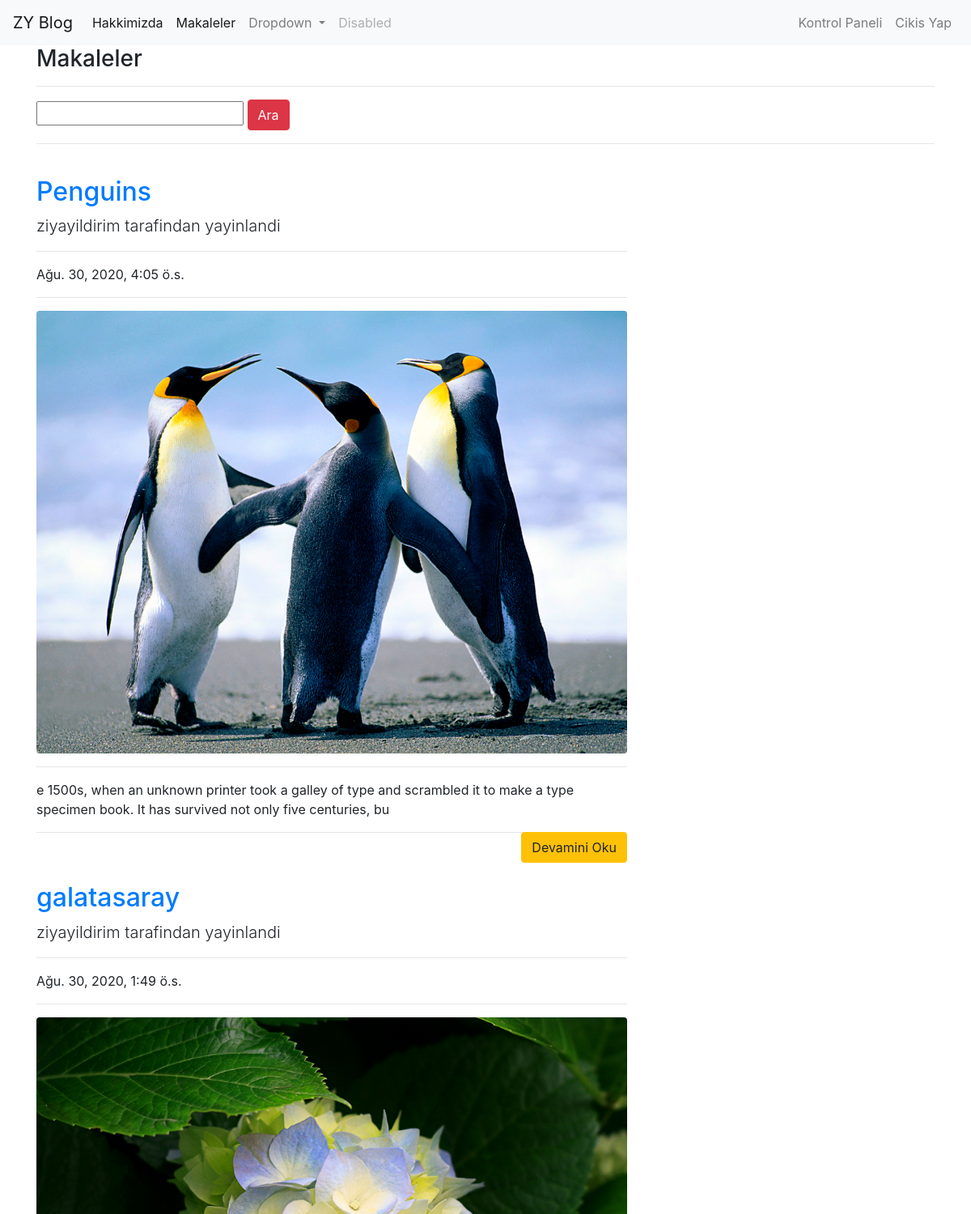
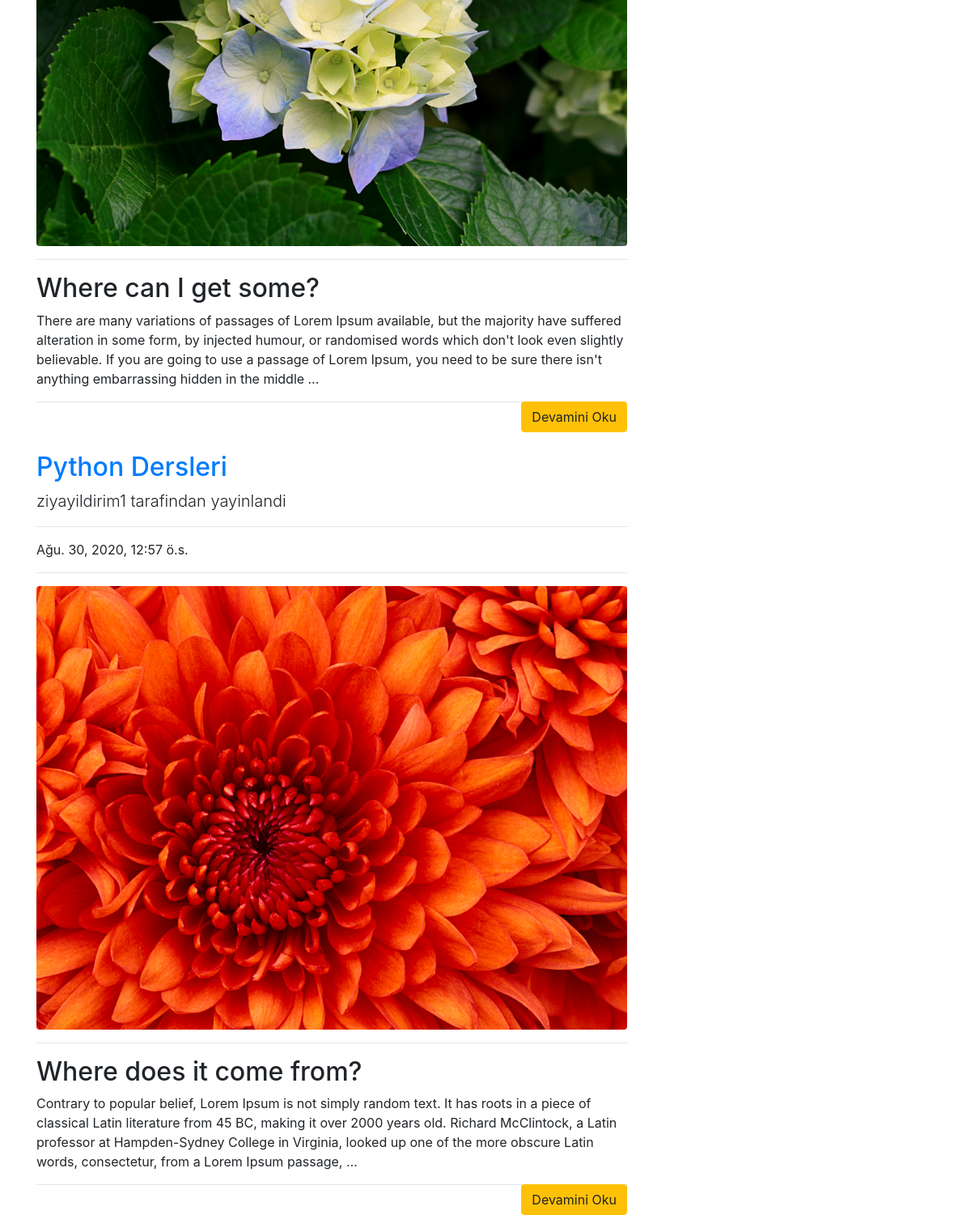
Screenshot of /articles/ (signed in) with the database file from the repository (2 pictures, top to bottom).
### article/models.py (models this page shows, shortened)
class Article(models.Model):
    author = models.ForeignKey('auth.User', on_delete = models.CASCADE, verbose_name='Yazar')
    title  = models.CharField(max_length=50, verbose_name='Baslik')
    content = RichTextField()
    created_date = models.DateTimeField(auto_now_add=True,verbose_name='Olusturulma Tarihi')
    article_image = models.FileField(blank = True, null = True, verbose_name = 'Makaleye Fotograf Ekleyin')
    class Meta:
        ordering = ['-created_date']

### article/views.py (the view)
# urls.py: path('',views.articles, name = 'articles'),
def articles(request):
    keyword = request.GET.get('keyword')
    if keyword:
        articles = Article.objects.filter(title__contains = keyword)
        return render(request, 'articles.html', {'articles':articles})
    articles = Article.objects.all()
    return render(request, 'articles.html', {'articles': articles})

### templates/articles.html (shortened to what this page needs)
{% extends 'layout.html' %}
{% block body %}
    <h3>Makaleler</h3>
    <hr>
    <form>
        <input type="text" name="keyword" class="input-sm">
        <button class="btn btn-danger" type="submit">Ara</button>
    </form>
    <hr>
    {% if articles %}
        {% for article in articles %}
        <div class="row">
            <div class="col-lg-8">
                <a href="{% url 'article:detail' article.id %}"> <h2 class="mt-4">{{article.title}}</h2></a>
                <p class="lead">
                    {{article.author.username}} tarafindan yayinlandi
                </p>
                <hr>
                <p>{{article.created_date}}</p>
                <hr>
                {% if article.article_image %}
                  <a href="{% url 'article:detail' article.id %}">
                    <img class="img-fluid rounded" src="{{article.article_image.url}}" alt="">
                  </a>
                {% endif %}
                <hr>
                <p class="lead">
                    {{article.content|safe|truncatewords:60}}
                </p>
                <a style="float: right;" class="btn btn-warning"  href="{% url 'article:detail' article.id %}">Devamini Oku</a>
                <hr>
            </div>
        </div>
        {%endfor%}
    {% else %}
        <div class="alert alert-danger">
           Makale Bulunamadi !
        </div>
    {% endif %}
{% endblock body %}

### rows the page displays
Article: title "Penguins", author.username "ziyayildirim", created_date "Ağu. 30, 2020, 4:05 ö.s.", article_image (picture), content "e 1500s, when an unknown printer took a galley of type and scrambled it to make a type specimen book. It has survived not only five centuries, bu"
Article: title "galatasaray", author.username "ziyayildirim", created_date "Ağu. 30, 2020, 1:49 ö.s.", article_image (picture), content "Where can I get some? There are many variations of passages of Lorem Ipsum available, but the majority have suffered alteration in some form, by injected humour, or randomised words which don't look even slightly believable. If you are going to use a passage of Lorem Ipsum, you need to be sure there isn't anything embarrassing hidden in the middle …"
Article: title "Python Dersleri", author.username "ziyayildirim1", created_date "Ağu. 30, 2020, 12:57 ö.s.", article_image (picture), content "Where does it come from? Contrary to popular belief, Lorem Ipsum is not simply random text. It has roots in a piece of classical Latin literature from 45 BC, making it over 2000 years old. Richard McClintock, a Latin professor at Hampden-Sydney College in Virginia, looked up one of the more obscure Latin words, consectetur, from a Lorem Ipsum passage, …"
